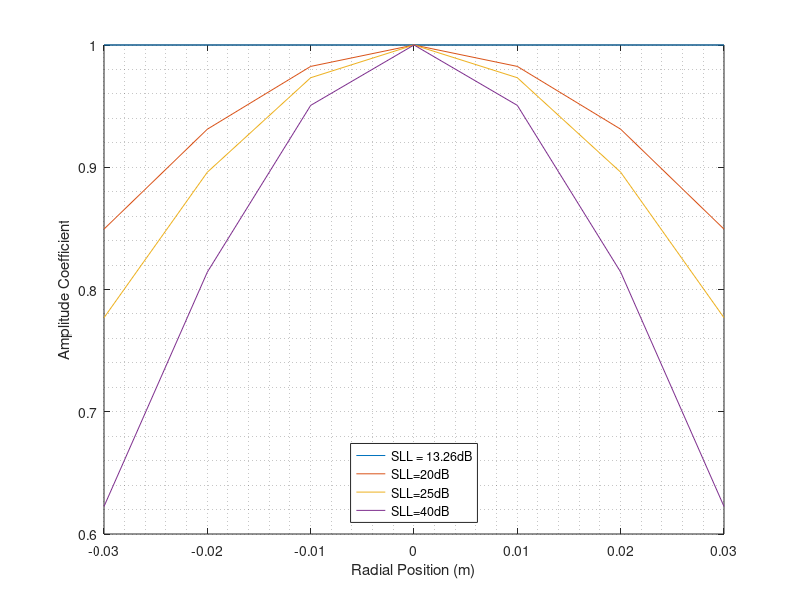
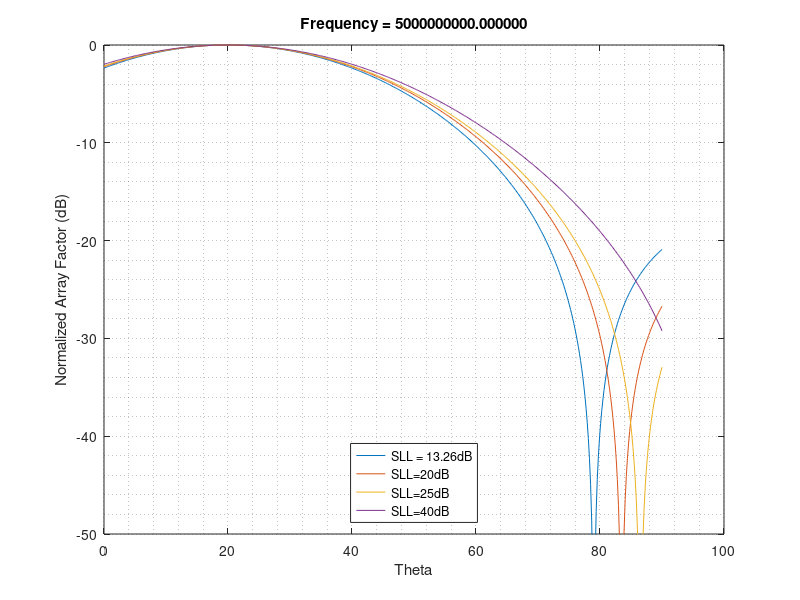
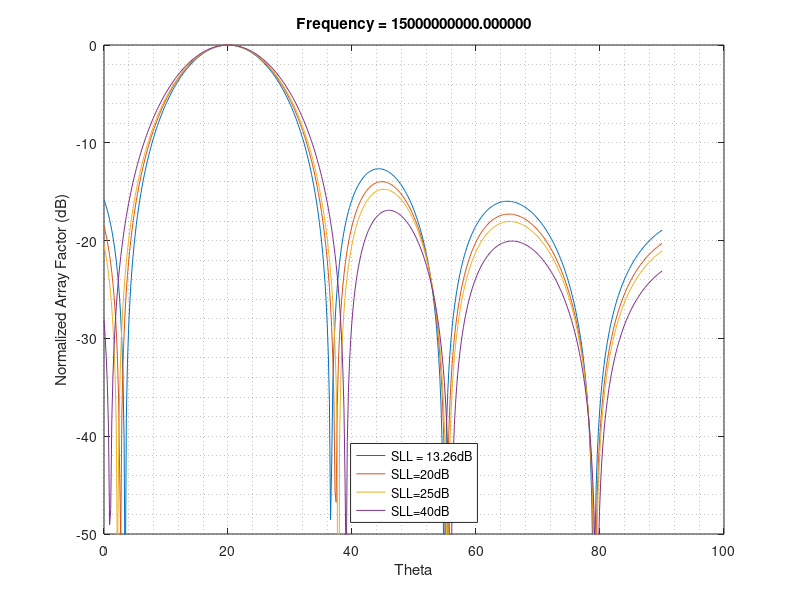

MATLAB code for these plots, in order:
clear; close all;

f = 15e9;
lambda = 3e8/f;
k = 2.*pi./lambda;

f2 = 5e9;
lambda2 = 3e8/f2;
k2 = 2.*pi./lambda2;

N = 7;
z = linspace(-lambda*(N-1)/4,lambda*(N-1)/4,N);
L = lambda*N;

th0 = deg2rad(20);
scanw = exp(1j.*k.*z.*cos(th0));

%% Taylor one parameter distribution
%   B           SLL(dB)     Efficiency
%   0           13.26       1
%   0.7386      20          0.933
%   1.0229      25          0.995
%   1.7415      40          0.709
%%
Bs =[0, 0.7386,1.0229,1.7415];

for ii = 1:numel(Bs)
    B = Bs(ii);
    Jarg = 1j.*pi.*B.*sqrt(1-(2.*z./L).^2);
    Iz = besselj(0,Jarg);
    figure(1);
    plot(z,Iz./(max(Iz))); hold on;

    Iznorm = Iz./max(Iz);
    dn = (1./Iznorm).*lambda/2;
    idx_middle = (N-1)/2 +1;
    zn(idx_middle) = 0;
    for idx=idx_middle+1:N
        zn(idx) = zn(idx-1) + dn(idx);
        opp_idx = 2*idx_middle - idx;
        zn(opp_idx) = zn(opp_idx+1) - dn(opp_idx);
    end
    
    theta = linspace(0,pi/2,501);
    
    AF = Iz*exp(-1j.*(k.*z.*sin(theta'-th0')))';
    AF = 20.*log10(abs(AF./max(AF)));
    
    AF2 = Iz*exp(-1j.*(k2.*z.*sin(theta'-th0')))';
    AF2 = 20.*log10(abs(AF2./max(AF2)));

    figure(2);
    plot(rad2deg(theta),AF2); hold on;

    figure(3);
    plot(rad2deg(theta),AF); hold on;
end

figure(1);
xlabel('Radial Position (m)');
ylabel('Amplitude Coefficient');
grid minor;
legend('SLL = 13.26dB','SLL=20dB','SLL=25dB','SLL=40dB','Location','south');

figure(2);
title(sprintf('Frequency = %f',f2));
xlabel('Theta');
ylabel('Normalized Array Factor (dB)');
grid minor;
ylim([-50,0]);
legend('SLL = 13.26dB','SLL=20dB','SLL=25dB','SLL=40dB','Location','south');

figure(3);
title(sprintf('Frequency = %f',f));
xlabel('Theta');
ylabel('Normalized Array Factor (dB)');
grid minor;
ylim([-50,0]);
legend('SLL = 13.26dB','SLL=20dB','SLL=25dB','SLL=40dB','Location','south');
